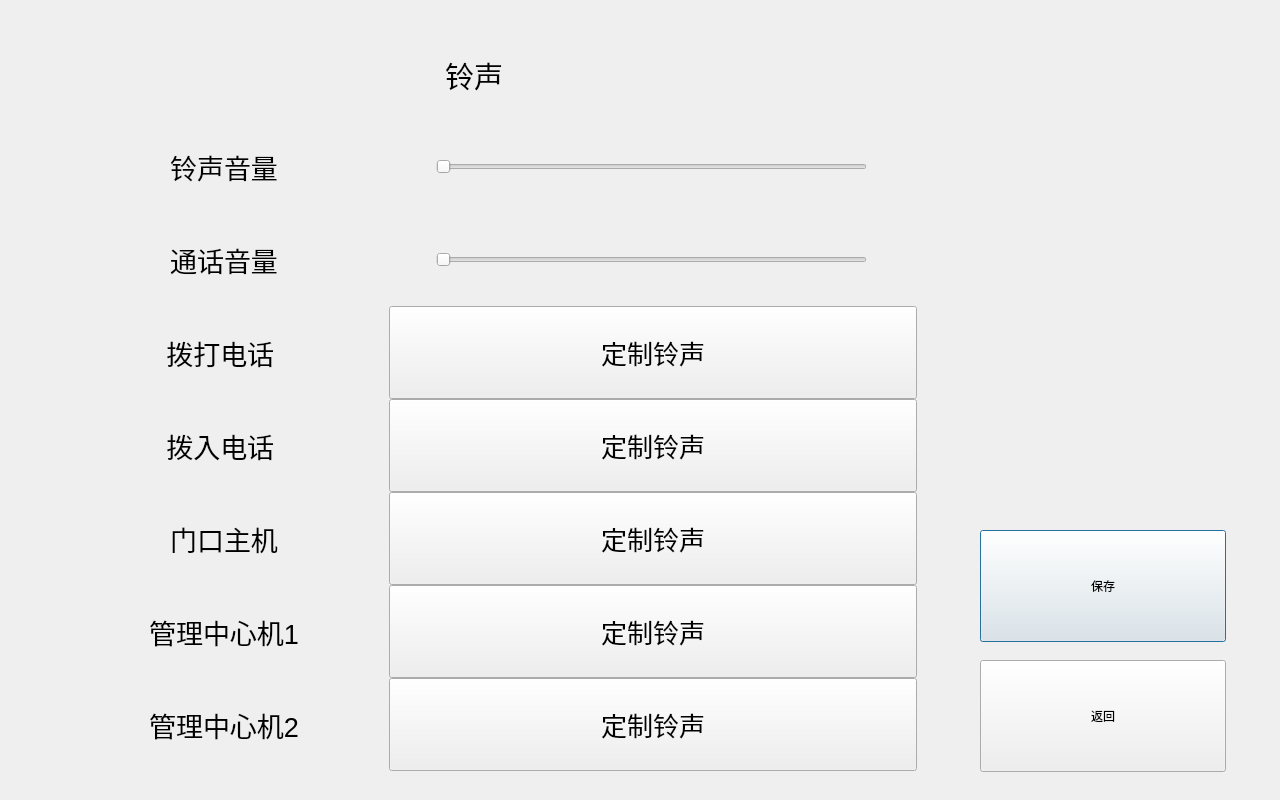
<?xml version="1.0" encoding="UTF-8"?>
<ui version="4.0">
 <class>RingAndVolumeDialog</class>
 <widget class="QDialog" name="RingAndVolumeDialog">
  <property name="geometry">
   <rect>
    <x>0</x>
    <y>0</y>
    <width>1280</width>
    <height>800</height>
   </rect>
  </property>
  <property name="windowTitle">
   <string>Dialog</string>
  </property>
  <widget class="CommonPushButton" name="pushButtonRingVolumeSave">
   <property name="geometry">
    <rect>
     <x>980</x>
     <y>530</y>
     <width>246</width>
     <height>112</height>
    </rect>
   </property>
   <property name="text">
    <string>保存</string>
   </property>
  </widget>
  <widget class="CommonPushButton" name="pushButtonRingVolumeReturn">
   <property name="geometry">
    <rect>
     <x>980</x>
     <y>660</y>
     <width>246</width>
     <height>112</height>
    </rect>
   </property>
   <property name="text">
    <string>返回</string>
   </property>
  </widget>
  <widget class="QFrame" name="framePanel">
   <property name="geometry">
    <rect>
     <x>59</x>
     <y>30</y>
     <width>858</width>
     <height>745</height>
    </rect>
   </property>
   <property name="styleSheet">
    <string notr="true"/>
   </property>
   <property name="frameShape">
    <enum>QFrame::NoFrame</enum>
   </property>
   <property name="frameShadow">
    <enum>QFrame::Raised</enum>
   </property>
  </widget>
  <widget class="QFrame" name="frameRingAmdVolumeSetting">
   <property name="geometry">
    <rect>
     <x>59</x>
     <y>30</y>
     <width>858</width>
     <height>745</height>
    </rect>
   </property>
   <property name="styleSheet">
    <string notr="true"/>
   </property>
   <property name="frameShape">
    <enum>QFrame::NoFrame</enum>
   </property>
   <property name="frameShadow">
    <enum>QFrame::Raised</enum>
   </property>
  </widget>
  <widget class="QLabel" name="label_ringvalue_1">
   <property name="geometry">
    <rect>
     <x>59</x>
     <y>120</y>
     <width>330</width>
     <height>93</height>
    </rect>
   </property>
   <property name="font">
    <font>
     <pointsize>-1</pointsize>
     <weight>50</weight>
     <italic>false</italic>
     <bold>false</bold>
    </font>
   </property>
   <property name="styleSheet">
    <string notr="true">font: 27px;</string>
   </property>
   <property name="text">
    <string>铃声音量</string>
   </property>
   <property name="alignment">
    <set>Qt::AlignCenter</set>
   </property>
  </widget>
  <widget class="QLabel" name="label_ringvalue_2">
   <property name="geometry">
    <rect>
     <x>59</x>
     <y>213</y>
     <width>330</width>
     <height>93</height>
    </rect>
   </property>
   <property name="font">
    <font>
     <pointsize>-1</pointsize>
     <weight>50</weight>
     <italic>false</italic>
     <bold>false</bold>
    </font>
   </property>
   <property name="styleSheet">
    <string notr="true">font: 27px;</string>
   </property>
   <property name="text">
    <string>通话音量</string>
   </property>
   <property name="alignment">
    <set>Qt::AlignCenter</set>
   </property>
  </widget>
  <widget class="QLabel" name="label_ringvalue_3">
   <property name="geometry">
    <rect>
     <x>59</x>
     <y>306</y>
     <width>330</width>
     <height>93</height>
    </rect>
   </property>
   <property name="font">
    <font>
     <pointsize>-1</pointsize>
     <weight>50</weight>
     <italic>false</italic>
     <bold>false</bold>
    </font>
   </property>
   <property name="styleSheet">
    <string notr="true">font: 27px;</string>
   </property>
   <property name="text">
    <string>拨打电话 </string>
   </property>
   <property name="alignment">
    <set>Qt::AlignCenter</set>
   </property>
  </widget>
  <widget class="QLabel" name="label_ringvalue_4">
   <property name="geometry">
    <rect>
     <x>59</x>
     <y>399</y>
     <width>330</width>
     <height>93</height>
    </rect>
   </property>
   <property name="font">
    <font>
     <pointsize>-1</pointsize>
     <weight>50</weight>
     <italic>false</italic>
     <bold>false</bold>
    </font>
   </property>
   <property name="styleSheet">
    <string notr="true">font: 27px;</string>
   </property>
   <property name="text">
    <string>拨入电话 </string>
   </property>
   <property name="alignment">
    <set>Qt::AlignCenter</set>
   </property>
  </widget>
  <widget class="QLabel" name="label_ringvalue_5">
   <property name="geometry">
    <rect>
     <x>59</x>
     <y>492</y>
     <width>330</width>
     <height>93</height>
    </rect>
   </property>
   <property name="font">
    <font>
     <pointsize>-1</pointsize>
     <weight>50</weight>
     <italic>false</italic>
     <bold>false</bold>
    </font>
   </property>
   <property name="styleSheet">
    <string notr="true">font: 27px;</string>
   </property>
   <property name="text">
    <string>门口主机</string>
   </property>
   <property name="alignment">
    <set>Qt::AlignCenter</set>
   </property>
  </widget>
  <widget class="QLabel" name="label_ringvalue_6">
   <property name="geometry">
    <rect>
     <x>59</x>
     <y>585</y>
     <width>330</width>
     <height>93</height>
    </rect>
   </property>
   <property name="font">
    <font>
     <pointsize>-1</pointsize>
     <weight>50</weight>
     <italic>false</italic>
     <bold>false</bold>
    </font>
   </property>
   <property name="styleSheet">
    <string notr="true">font: 27px;</string>
   </property>
   <property name="text">
    <string>管理中心机1</string>
   </property>
   <property name="alignment">
    <set>Qt::AlignCenter</set>
   </property>
  </widget>
  <widget class="QLabel" name="label_ringvalue_7">
   <property name="geometry">
    <rect>
     <x>59</x>
     <y>678</y>
     <width>330</width>
     <height>93</height>
    </rect>
   </property>
   <property name="font">
    <font>
     <pointsize>-1</pointsize>
     <weight>50</weight>
     <italic>false</italic>
     <bold>false</bold>
    </font>
   </property>
   <property name="styleSheet">
    <string notr="true">font: 27px;</string>
   </property>
   <property name="text">
    <string>管理中心机2</string>
   </property>
   <property name="alignment">
    <set>Qt::AlignCenter</set>
   </property>
  </widget>
  <widget class="QSlider" name="horizontalSliderRingVolume">
   <property name="geometry">
    <rect>
     <x>436</x>
     <y>120</y>
     <width>431</width>
     <height>93</height>
    </rect>
   </property>
   <property name="focusPolicy">
    <enum>Qt::NoFocus</enum>
   </property>
   <property name="orientation">
    <enum>Qt::Horizontal</enum>
   </property>
  </widget>
  <widget class="QSlider" name="horizontalSliderVolume">
   <property name="geometry">
    <rect>
     <x>436</x>
     <y>213</y>
     <width>431</width>
     <height>93</height>
    </rect>
   </property>
   <property name="focusPolicy">
    <enum>Qt::NoFocus</enum>
   </property>
   <property name="orientation">
    <enum>Qt::Horizontal</enum>
   </property>
  </widget>
  <widget class="CommonPushButton" name="pushButtonRingVolumeDail">
   <property name="geometry">
    <rect>
     <x>389</x>
     <y>306</y>
     <width>528</width>
     <height>93</height>
    </rect>
   </property>
   <property name="focusPolicy">
    <enum>Qt::StrongFocus</enum>
   </property>
   <property name="styleSheet">
    <string notr="true">font: 26px;</string>
   </property>
   <property name="text">
    <string>定制铃声</string>
   </property>
  </widget>
  <widget class="CommonPushButton" name="pushButtonRingVolumeCallIn">
   <property name="geometry">
    <rect>
     <x>389</x>
     <y>399</y>
     <width>528</width>
     <height>93</height>
    </rect>
   </property>
   <property name="focusPolicy">
    <enum>Qt::StrongFocus</enum>
   </property>
   <property name="styleSheet">
    <string notr="true">font: 26px;</string>
   </property>
   <property name="text">
    <string>定制铃声</string>
   </property>
  </widget>
  <widget class="CommonPushButton" name="pushButtonRingVolumeDoor">
   <property name="geometry">
    <rect>
     <x>389</x>
     <y>492</y>
     <width>528</width>
     <height>93</height>
    </rect>
   </property>
   <property name="focusPolicy">
    <enum>Qt::StrongFocus</enum>
   </property>
   <property name="styleSheet">
    <string notr="true">font: 26px;</string>
   </property>
   <property name="text">
    <string>定制铃声</string>
   </property>
  </widget>
  <widget class="CommonPushButton" name="pushButtonRingVolumeCenter1">
   <property name="geometry">
    <rect>
     <x>389</x>
     <y>585</y>
     <width>528</width>
     <height>93</height>
    </rect>
   </property>
   <property name="focusPolicy">
    <enum>Qt::StrongFocus</enum>
   </property>
   <property name="styleSheet">
    <string notr="true">font: 26px;</string>
   </property>
   <property name="text">
    <string>定制铃声</string>
   </property>
  </widget>
  <widget class="CommonPushButton" name="pushButtonRingVolumeCenter2">
   <property name="geometry">
    <rect>
     <x>389</x>
     <y>678</y>
     <width>528</width>
     <height>93</height>
    </rect>
   </property>
   <property name="focusPolicy">
    <enum>Qt::StrongFocus</enum>
   </property>
   <property name="styleSheet">
    <string notr="true">font: 26px;</string>
   </property>
   <property name="text">
    <string>定制铃声</string>
   </property>
  </widget>
  <widget class="QLabel" name="label_title">
   <property name="geometry">
    <rect>
     <x>219</x>
     <y>40</y>
     <width>510</width>
     <height>70</height>
    </rect>
   </property>
   <property name="font">
    <font>
     <pointsize>22</pointsize>
    </font>
   </property>
   <property name="styleSheet">
    <string notr="true"/>
   </property>
   <property name="text">
    <string>铃声</string>
   </property>
   <property name="alignment">
    <set>Qt::AlignCenter</set>
   </property>
  </widget>
 </widget>
 <customwidgets>
  <customwidget>
   <class>CommonPushButton</class>
   <extends>QPushButton</extends>
   <header>commonpushbutton.h</header>
  </customwidget>
 </customwidgets>
 <tabstops>
  <tabstop>pushButtonRingVolumeSave</tabstop>
 </tabstops>
 <resources/>
 <connections/>
</ui>
